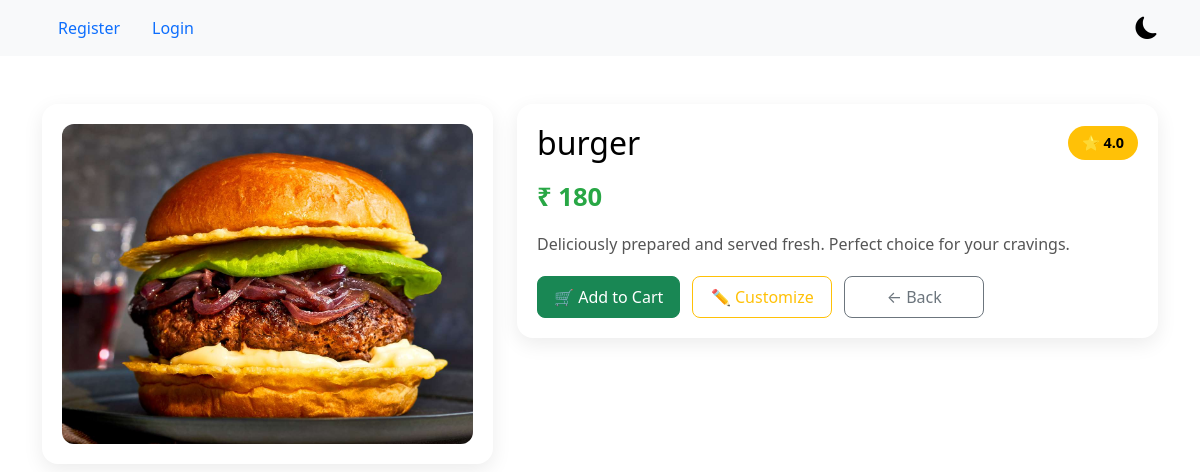
The app's page /foods/foods/2/ with its own data.
### foods/models.py (models this page shows)
class FoodItems(models.Model):
    name=models.CharField(max_length=100)
    price=models.IntegerField(null=True,blank=True)
    rating=models.FloatField(null=True,blank=True)
    foodpic = models.ImageField(upload_to='foodpic/', blank=True, null=True)
    Categories=models.CharField(max_length=100,choices=Categories)

### foods/views.py (the view)
# urls.py: path('foods/<int:id>/', views.food_details, name='foodDetail'),
def food_details(request,id):
    fooditems=FoodItems.objects.get(id = id)
    return render(request,'foods/foodDetail.html',{'fooditems':fooditems})

### templates/foods/foodDetail.html (shortened to what this page needs)
{% extends 'base.html' %}
{% load static %}
{% block content %}
<div class="container mt-5">
    <div class="row justify-content-center">
        <div class="col-md-5 mb-4">
            <div class="food-card text-center">
                {% if fooditems.foodpic %}
                    <img src="{{ fooditems.foodpic.url }}" alt="{{ fooditems.name }}" class="food-image">
                {% else %}
                    <img src="{% static 'css/images/default.png' %}" alt="Food image" class="food-image">
                {% endif %}
            </div>
        </div>
        <div class="col-md-7 mb-4">
            <div class="food-card">
                <div class="d-flex justify-content-between align-items-center mb-3">
                    <h2 class="mb-0">{{ fooditems.name }}</h2>
                    <span class="rating-pill">⭐ {{ fooditems.rating }}</span>
                </div>
                <p class="price-text">₹ {{ fooditems.price }}</p>
                <p class="food-description">
                    Deliciously prepared and served fresh. Perfect choice for your cravings.
                </p>
                <div class="action-buttons">
                    <form method="POST" action="{% url 'add_cart' %}">
                        <button type="submit" class="btn btn-success btn-lg">🛒 Add to Cart</button>
                    </form>
                    <a href="{% url 'customize' fooditems.id %}" class="btn btn-outline-warning btn-lg">✏ Customize</a>
                    <a href="{% url 'Allfoods' %}" class="btn btn-outline-secondary btn-lg">← Back</a>
                </div>
            </div>
        </div>
    </div>
</div>
{% endblock %}

### templates/base.html (style rules this page uses)
:root { --bg-color: #ffffff; --text-color: #000000; --card-bg: #ffffff; --nav-bg: #f8f9fa; }
body { background-color: var(--bg-color); color: var(--text-color); transition: all 0.3s ease; scroll-behavior: smooth; }

### templates/foods/foodDetail.html (style rules this page uses)
.food-card { border-radius: 16px; box-shadow: 0 6px 20px rgba(0,0,0,0.08); padding: 20px; }
.food-image { width: 100%; height: 320px; object-fit: cover; border-radius: 12px; }
.price-text { font-size: 1.6rem; font-weight: 700; color: #28a745; margin-bottom: 15px; }
.rating-pill { background: #ffc107; color: #000; font-weight: 600; padding: 6px 14px; border-radius: 20px; font-size: 0.9rem; }
.action-buttons { display: flex; gap: 12px; flex-wrap: wrap; margin-top: 20px; }
.action-buttons .btn { min-width: 140px; font-size: 1rem; }
.food-description { color: #555; margin-top: 10px; }

### records on screen
FoodItems: foodpic (picture), name "burger", rating "4.0", price "180"
